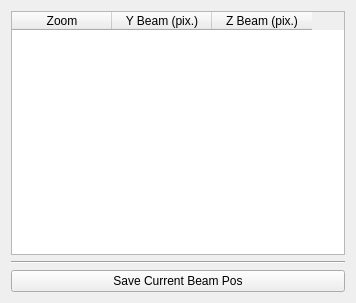
<?xml version="1.0" encoding="UTF-8"?>
<ui version="4.0">
 <class>Form</class>
 <widget class="QWidget" name="Form">
  <property name="geometry">
   <rect>
    <x>0</x>
    <y>0</y>
    <width>356</width>
    <height>303</height>
   </rect>
  </property>
  <property name="windowTitle">
   <string>Form</string>
  </property>
  <layout class="QVBoxLayout" name="verticalLayout">
   <item>
    <widget class="QTableWidget" name="beam_positions_table">
     <column>
      <property name="text">
       <string>Zoom</string>
      </property>
     </column>
     <column>
      <property name="text">
       <string>Y Beam (pix.)</string>
      </property>
     </column>
     <column>
      <property name="text">
       <string>Z Beam (pix.)</string>
      </property>
     </column>
    </widget>
   </item>
   <item>
    <widget class="Line" name="line">
     <property name="orientation">
      <enum>Qt::Horizontal</enum>
     </property>
    </widget>
   </item>
   <item>
    <widget class="QPushButton" name="save_current_beam_pos_pushbutton">
     <property name="text">
      <string>Save Current Beam Pos</string>
     </property>
    </widget>
   </item>
  </layout>
 </widget>
 <resources/>
 <connections/>
</ui>
